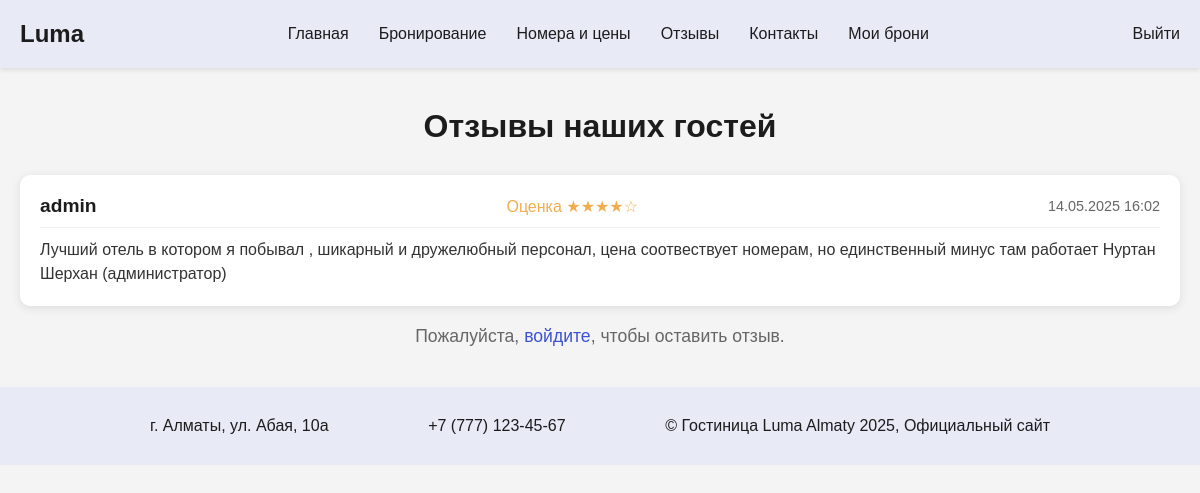
The page /reviews/ on the database as committed earlier.
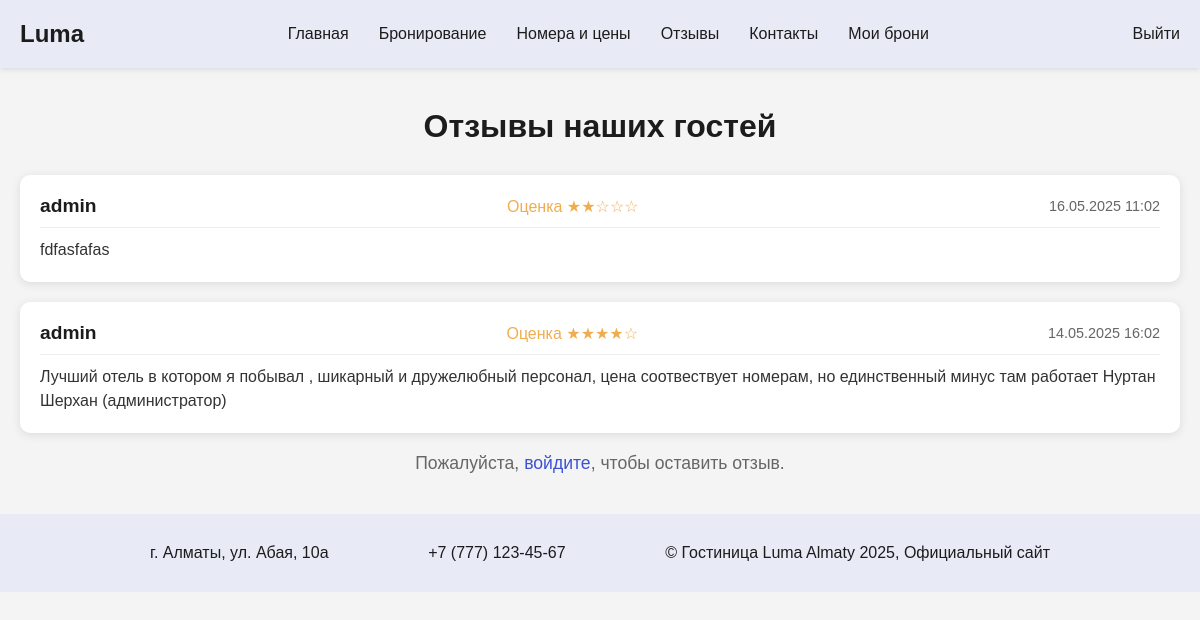
The same page on the database as committed later.
### booking/models.py (models this page shows, shortened)
class Review(models.Model):
    user = models.ForeignKey(User, on_delete=models.CASCADE, verbose_name="Пользователь")
    booking = models.ForeignKey(Booking, on_delete=models.CASCADE, null=True, blank=True, verbose_name="Бронирование")
    rating = models.IntegerField(validators=[MinValueValidator(1), MaxValueValidator(5)], verbose_name="Оценка")
    comment = models.TextField(verbose_name="Комментарий")
    created_at = models.DateTimeField(auto_now_add=True, verbose_name="Дата написания")
    is_approved = models.BooleanField(default=False, verbose_name="Одобрено")
    class Meta:
        verbose_name = "Отзыв"
        verbose_name_plural = "Отзывы"

### booking/views.py (the view)
# urls.py: path('reviews/', views.reviews_view, name='reviews'),
def reviews_view(request):
    reviews = Review.objects.filter(is_approved=True).order_by('-created_at')
    if request.method == 'POST':
        if not request.user.is_authenticated:
            messages.error(request, "Пожалуйста, войдите, чтобы оставить отзыв.")
            return redirect('login')
        form = ReviewForm(request.POST)
        if form.is_valid():
            review = form.save(commit=False)
            review.user = request.user
            review.save()
            messages.success(request, "Ваш отзыв отправлен на модерацию!")
            logger.info(f"Review submitted: User={request.user.username}, Rating={review.rating}")
            return redirect('reviews')
        else:
            logger.warning(f"Review form validation failed: {form.errors}")
    else:
        form = ReviewForm()
    return render(request, 'reviews.html', {'reviews': reviews, 'form': form})

### booking/templates/reviews.html (shortened to what this page needs)
{% load static %}
<!DOCTYPE html>
<html lang="ru">
<head>
    <link rel="stylesheet" href="{% static 'reviews.css' %}">
</head>
<body>
    <header>
        <div class="logo">Luma</div>
        <nav>
            <ul>
                <li><a href="{% url 'home' %}">Главная</a></li>
                <li><a href="{% url 'booking' %}">Бронирование</a></li>
                <li><a href="{% url 'room_list' %}">Номера и цены</a></li>
                <li><a href="{% url 'reviews' %}">Отзывы</a></li>
                <li><a href="{% url 'contact' %}">Контакты</a></li>
                <li><a href="{% url 'my_bookings' %}">Мои брони</a></li>
            </ul>
        </nav>
        <div class="user-account"><a href="{% url 'login' %}">Выйти</a></div>
    </header>
    <main>
        <section class="reviews-section">
            <h2>Отзывы наших гостей</h2>
            <div class="reviews-list">
                {% if reviews %}
                    {% for review in reviews %}
                        <div class="review-card">
                            <div class="review-header">
                                <h3>{{ review.user.username }}</h3>
                                <span class="rating">Оценка {% for i in "12345"|make_list %}{% if forloop.counter <= review.rating %}★{% else %}☆{% endif %}{% endfor %}</span>
                                <p class="date">{{ review.created_at|date:"d.m.Y H:i" }}</p>
                            </div>
                            <p class="comment">{{ review.comment }}</p>
                        </div>
                    {% endfor %}
                {% else %}
                    <p class="no-reviews">Пока нет отзывов.</p>
                {% endif %}
            </div>
            {% if user.is_authenticated %}
                <div class="review-form">
                    <h3>Оставить отзыв</h3>
                    <form method="post">
                        {% csrf_token %}
                        {{ form.as_p }}
                        <button type="submit" class="btn submit-btn">Отправить</button>
                    </form>
                </div>
            {% else %}
                <p class="login-prompt">Пожалуйста, <a href="{% url 'login' %}">войдите</a>, чтобы оставить отзыв.</p>
            {% endif %}
        </section>
    </main>
    <footer>
        <p>г. Алматы, ул. Абая, 10a</p>
        <p>+7 (777) 123-45-67</p>
        <p>© Гостиница Luma Almaty 2025, Официальный сайт</p>
    </footer>
</body>
</html>

Rows that differ between the two databases and show on the page:
added Review: user.username "admin", rating 2 (drawn), created_at "16.05.2025 11:02", comment "fdfasfafas"
